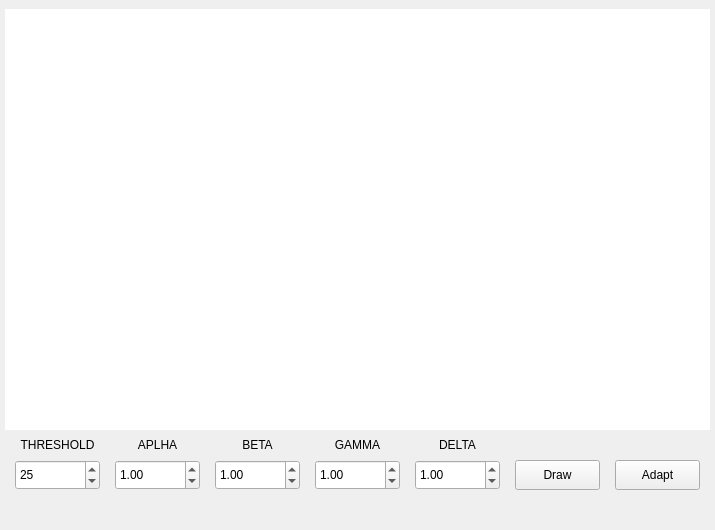
<?xml version="1.0" encoding="UTF-8"?>
<ui version="4.0">
 <class>MainWindow</class>
 <widget class="QMainWindow" name="MainWindow">
  <property name="geometry">
   <rect>
    <x>0</x>
    <y>0</y>
    <width>715</width>
    <height>530</height>
   </rect>
  </property>
  <property name="sizePolicy">
   <sizepolicy hsizetype="Fixed" vsizetype="Fixed">
    <horstretch>0</horstretch>
    <verstretch>0</verstretch>
   </sizepolicy>
  </property>
  <property name="minimumSize">
   <size>
    <width>715</width>
    <height>500</height>
   </size>
  </property>
  <property name="maximumSize">
   <size>
    <width>715</width>
    <height>530</height>
   </size>
  </property>
  <property name="windowTitle">
   <string>MainWindow</string>
  </property>
  <widget class="QWidget" name="centralWidget">
   <property name="minimumSize">
    <size>
     <width>715</width>
     <height>500</height>
    </size>
   </property>
   <property name="maximumSize">
    <size>
     <width>715</width>
     <height>500</height>
    </size>
   </property>
   <widget class="ScribbleArea" name="scribbleArea" native="true">
    <property name="geometry">
     <rect>
      <x>5</x>
      <y>9</y>
      <width>705</width>
      <height>421</height>
     </rect>
    </property>
    <property name="sizePolicy">
     <sizepolicy hsizetype="Expanding" vsizetype="Expanding">
      <horstretch>0</horstretch>
      <verstretch>0</verstretch>
     </sizepolicy>
    </property>
    <property name="minimumSize">
     <size>
      <width>705</width>
      <height>400</height>
     </size>
    </property>
    <property name="maximumSize">
     <size>
      <width>705</width>
      <height>440</height>
     </size>
    </property>
    <property name="sizeIncrement">
     <size>
      <width>2</width>
      <height>2</height>
     </size>
    </property>
    <property name="baseSize">
     <size>
      <width>400</width>
      <height>400</height>
     </size>
    </property>
    <property name="styleSheet">
     <string notr="true">background-color: rgb(255, 255, 255);</string>
    </property>
   </widget>
   <widget class="QDoubleSpinBox" name="sBoxThreshold">
    <property name="geometry">
     <rect>
      <x>15</x>
      <y>460</y>
      <width>85</width>
      <height>30</height>
     </rect>
    </property>
    <property name="sizePolicy">
     <sizepolicy hsizetype="Minimum" vsizetype="Fixed">
      <horstretch>0</horstretch>
      <verstretch>0</verstretch>
     </sizepolicy>
    </property>
    <property name="maximumSize">
     <size>
      <width>100</width>
      <height>16777215</height>
     </size>
    </property>
    <property name="decimals">
     <number>0</number>
    </property>
    <property name="value">
     <double>25.000000000000000</double>
    </property>
   </widget>
   <widget class="QPushButton" name="pBtnDraw">
    <property name="geometry">
     <rect>
      <x>515</x>
      <y>460</y>
      <width>85</width>
      <height>30</height>
     </rect>
    </property>
    <property name="sizePolicy">
     <sizepolicy hsizetype="Minimum" vsizetype="Fixed">
      <horstretch>0</horstretch>
      <verstretch>0</verstretch>
     </sizepolicy>
    </property>
    <property name="minimumSize">
     <size>
      <width>0</width>
      <height>0</height>
     </size>
    </property>
    <property name="maximumSize">
     <size>
      <width>100</width>
      <height>16777215</height>
     </size>
    </property>
    <property name="text">
     <string>Draw</string>
    </property>
    <property name="checkable">
     <bool>true</bool>
    </property>
    <property name="checked">
     <bool>false</bool>
    </property>
   </widget>
   <widget class="QDoubleSpinBox" name="sBoxAlpha">
    <property name="geometry">
     <rect>
      <x>115</x>
      <y>460</y>
      <width>85</width>
      <height>30</height>
     </rect>
    </property>
    <property name="maximumSize">
     <size>
      <width>100</width>
      <height>16777215</height>
     </size>
    </property>
    <property name="maximum">
     <double>10.000000000000000</double>
    </property>
    <property name="singleStep">
     <double>0.500000000000000</double>
    </property>
    <property name="value">
     <double>1.000000000000000</double>
    </property>
   </widget>
   <widget class="QDoubleSpinBox" name="sBoxDelta">
    <property name="geometry">
     <rect>
      <x>415</x>
      <y>460</y>
      <width>85</width>
      <height>30</height>
     </rect>
    </property>
    <property name="maximumSize">
     <size>
      <width>100</width>
      <height>16777215</height>
     </size>
    </property>
    <property name="maximum">
     <double>10.000000000000000</double>
    </property>
    <property name="singleStep">
     <double>0.500000000000000</double>
    </property>
    <property name="value">
     <double>1.000000000000000</double>
    </property>
   </widget>
   <widget class="QLabel" name="lblThreshold">
    <property name="geometry">
     <rect>
      <x>10</x>
      <y>435</y>
      <width>95</width>
      <height>20</height>
     </rect>
    </property>
    <property name="minimumSize">
     <size>
      <width>0</width>
      <height>0</height>
     </size>
    </property>
    <property name="maximumSize">
     <size>
      <width>16777215</width>
      <height>16777215</height>
     </size>
    </property>
    <property name="text">
     <string>THRESHOLD</string>
    </property>
    <property name="alignment">
     <set>Qt::AlignCenter</set>
    </property>
   </widget>
   <widget class="QPushButton" name="pBtnAdapt">
    <property name="geometry">
     <rect>
      <x>615</x>
      <y>460</y>
      <width>85</width>
      <height>30</height>
     </rect>
    </property>
    <property name="sizePolicy">
     <sizepolicy hsizetype="Minimum" vsizetype="Fixed">
      <horstretch>0</horstretch>
      <verstretch>0</verstretch>
     </sizepolicy>
    </property>
    <property name="maximumSize">
     <size>
      <width>100</width>
      <height>16777215</height>
     </size>
    </property>
    <property name="text">
     <string>Adapt</string>
    </property>
   </widget>
   <widget class="QDoubleSpinBox" name="sBoxBeta">
    <property name="geometry">
     <rect>
      <x>215</x>
      <y>460</y>
      <width>85</width>
      <height>30</height>
     </rect>
    </property>
    <property name="maximumSize">
     <size>
      <width>100</width>
      <height>16777215</height>
     </size>
    </property>
    <property name="maximum">
     <double>10.000000000000000</double>
    </property>
    <property name="singleStep">
     <double>0.500000000000000</double>
    </property>
    <property name="value">
     <double>1.000000000000000</double>
    </property>
   </widget>
   <widget class="QLabel" name="lblGamma">
    <property name="geometry">
     <rect>
      <x>315</x>
      <y>435</y>
      <width>85</width>
      <height>20</height>
     </rect>
    </property>
    <property name="maximumSize">
     <size>
      <width>16777215</width>
      <height>16777215</height>
     </size>
    </property>
    <property name="text">
     <string>GAMMA</string>
    </property>
    <property name="alignment">
     <set>Qt::AlignCenter</set>
    </property>
   </widget>
   <widget class="QLabel" name="lblDelta">
    <property name="geometry">
     <rect>
      <x>415</x>
      <y>435</y>
      <width>85</width>
      <height>20</height>
     </rect>
    </property>
    <property name="maximumSize">
     <size>
      <width>16777215</width>
      <height>16777215</height>
     </size>
    </property>
    <property name="text">
     <string>DELTA</string>
    </property>
    <property name="alignment">
     <set>Qt::AlignCenter</set>
    </property>
   </widget>
   <widget class="QDoubleSpinBox" name="sBoxGamma">
    <property name="geometry">
     <rect>
      <x>315</x>
      <y>460</y>
      <width>85</width>
      <height>30</height>
     </rect>
    </property>
    <property name="maximumSize">
     <size>
      <width>100</width>
      <height>16777215</height>
     </size>
    </property>
    <property name="maximum">
     <double>10.000000000000000</double>
    </property>
    <property name="singleStep">
     <double>0.500000000000000</double>
    </property>
    <property name="value">
     <double>1.000000000000000</double>
    </property>
   </widget>
   <widget class="QLabel" name="lblBeta">
    <property name="geometry">
     <rect>
      <x>215</x>
      <y>435</y>
      <width>85</width>
      <height>20</height>
     </rect>
    </property>
    <property name="maximumSize">
     <size>
      <width>16777215</width>
      <height>16777215</height>
     </size>
    </property>
    <property name="text">
     <string>BETA</string>
    </property>
    <property name="alignment">
     <set>Qt::AlignCenter</set>
    </property>
   </widget>
   <widget class="QLabel" name="lblAlpha">
    <property name="geometry">
     <rect>
      <x>115</x>
      <y>435</y>
      <width>85</width>
      <height>20</height>
     </rect>
    </property>
    <property name="maximumSize">
     <size>
      <width>16777215</width>
      <height>16777215</height>
     </size>
    </property>
    <property name="text">
     <string>APLHA</string>
    </property>
    <property name="alignment">
     <set>Qt::AlignCenter</set>
    </property>
   </widget>
  </widget>
 </widget>
 <layoutdefault spacing="6" margin="11"/>
 <customwidgets>
  <customwidget>
   <class>ScribbleArea</class>
   <extends>QWidget</extends>
   <header location="global">../include/scribblearea.h</header>
   <container>1</container>
  </customwidget>
 </customwidgets>
 <resources/>
 <connections/>
</ui>
